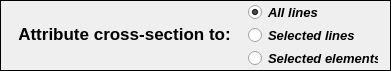
   <widget class="QFrame" name="frame">
    <property name="geometry">
     <rect>
      <x>0</x>
      <y>0</y>
      <width>391</width>
      <height>71</height>
     </rect>
    </property>
    <property name="frameShape">
     <enum>QFrame::Box</enum>
    </property>
    <property name="frameShadow">
     <enum>QFrame::Plain</enum>
    </property>
    <property name="lineWidth">
     <number>1</number>
    </property>
    <widget class="QLabel" name="label">
     <property name="geometry">
      <rect>
       <x>10</x>
       <y>20</y>
       <width>229</width>
       <height>29</height>
      </rect>
     </property>
     <property name="font">
      <font>
       <family>Arial</family>
       <pointsize>13</pointsize>
       <weight>75</weight>
       <italic>false</italic>
       <bold>true</bold>
      </font>
     </property>
     <property name="text">
      <string>&lt;html&gt;&lt;head/&gt;&lt;body&gt;&lt;p align=&quot;center&quot;&gt;Attribute cross-section to:&lt;/p&gt;&lt;/body&gt;&lt;/html&gt;</string>
     </property>
     <property name="textFormat">
      <enum>Qt::AutoText</enum>
     </property>
     <property name="alignment">
      <set>Qt::AlignCenter</set>
     </property>
    </widget>
    <widget class="QWidget" name="gridLayoutWidget">
     <property name="geometry">
      <rect>
       <x>240</x>
       <y>4</y>
       <width>147</width>
       <height>65</height>
      </rect>
     </property>
     <layout class="QGridLayout" name="gridLayout">
      <item row="0" column="0">
       <widget class="QRadioButton" name="radioButton_all_lines">
        <property name="minimumSize">
         <size>
          <width>130</width>
          <height>17</height>
         </size>
        </property>
        <property name="maximumSize">
         <size>
          <width>130</width>
          <height>17</height>
         </size>
        </property>
        <property name="font">
         <font>
          <family>Arial</family>
          <pointsize>10</pointsize>
          <weight>75</weight>
          <italic>true</italic>
          <bold>true</bold>
          <stylestrategy>PreferAntialias</stylestrategy>
         </font>
        </property>
        <property name="focusPolicy">
         <enum>Qt::ClickFocus</enum>
        </property>
        <property name="text">
         <string>All lines</string>
        </property>
        <property name="checked">
         <bool>true</bool>
        </property>
       </widget>
      </item>
      <item row="1" column="0">
       <widget class="QRadioButton" name="radioButton_selected_lines">
        <property name="minimumSize">
         <size>
          <width>130</width>
          <height>17</height>
         </size>
        </property>
        <property name="maximumSize">
         <size>
          <width>130</width>
          <height>17</height>
         </size>
        </property>
        <property name="font">
         <font>
          <family>Arial</family>
          <pointsize>10</pointsize>
          <weight>75</weight>
          <italic>true</italic>
          <bold>true</bold>
          <stylestrategy>PreferAntialias</stylestrategy>
         </font>
        </property>
        <property name="focusPolicy">
         <enum>Qt::ClickFocus</enum>
        </property>
        <property name="text">
         <string>Selected lines</string>
        </property>
        <property name="checked">
         <bool>false</bool>
        </property>
       </widget>
      </item>
      <item row="2" column="0">
       <widget class="QRadioButton" name="radioButton_selected_elements">
        <property name="minimumSize">
         <size>
          <width>130</width>
          <height>17</height>
         </size>
        </property>
        <property name="maximumSize">
         <size>
          <width>130</width>
          <height>17</height>
         </size>
        </property>
        <property name="font">
         <font>
          <family>Arial</family>
          <pointsize>10</pointsize>
          <weight>75</weight>
          <italic>true</italic>
          <bold>true</bold>
          <stylestrategy>PreferAntialias</stylestrategy>
         </font>
        </property>
        <property name="focusPolicy">
         <enum>Qt::ClickFocus</enum>
        </property>
        <property name="text">
         <string>Selected elements</string>
        </property>
        <property name="checked">
         <bool>false</bool>
        </property>
       </widget>
      </item>
     </layout>
    </widget>
   </widget>
